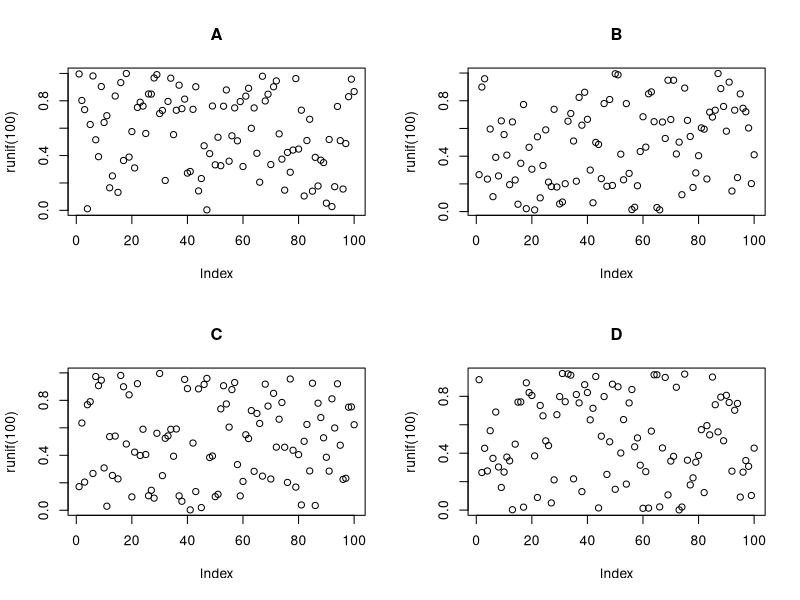

The R script that drew this image:
## ---- chunk 1
par(mfrow = c(2, 2))
plot(runif(100), main = "A")
plot(runif(100), main = "B")
plot(runif(100), main = "C")
plot(runif(100), main = "D")
## ---- chunk 2
library(kableExtra)
daten <- readxl::read_excel("excel.xlsx", sheet = 1)
kableExtra::kable(daten, booktabs = TRUE, caption = "Excel-Tabelle") %>%
  kableExtra::kable_styling(latex_options = c("striped", "hold_position"))
